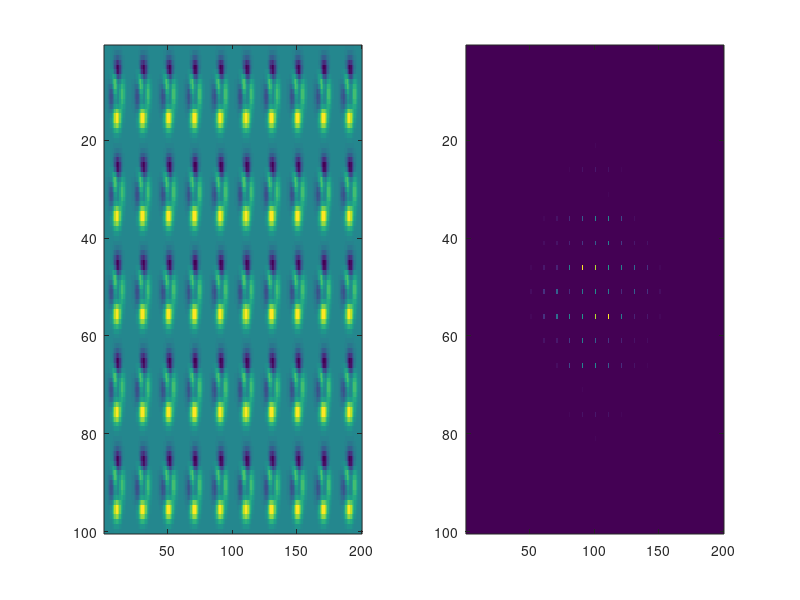

MATLAB code for this plot:
% 2-D Transform
% The 2-D Fourier transform is useful for processing 2-D signals and other 2-D data such as images.
% Create and plot 2-D data with repeated blocks.

P = peaks(20);
X = repmat(P,[5 10]);
subplot(121);
imagesc(X)

% TODO : Compute the 2-D Fourier transform of the data.  
X_fft = fft2(X);

% Shift the zero-frequency component to the center of the output, and 
X_fft = fftshift(X_fft);
X_fft = abs(X_fft);

% plot the resulting 100-by-200 matrix, which is the same size as X.
subplot(122);
imagesc(X_fft);